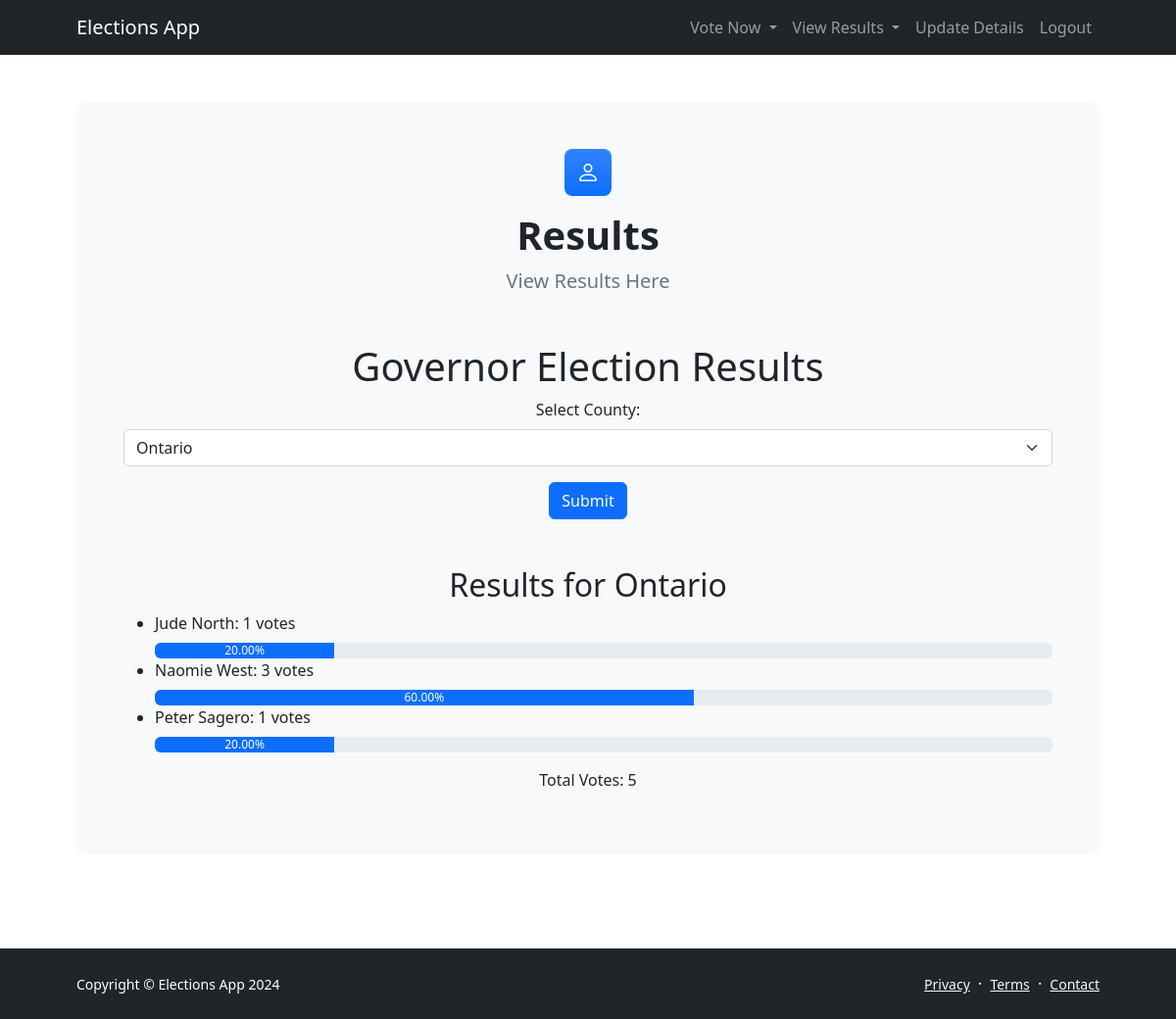
Before: /results/governor (signed in) with the older database file.
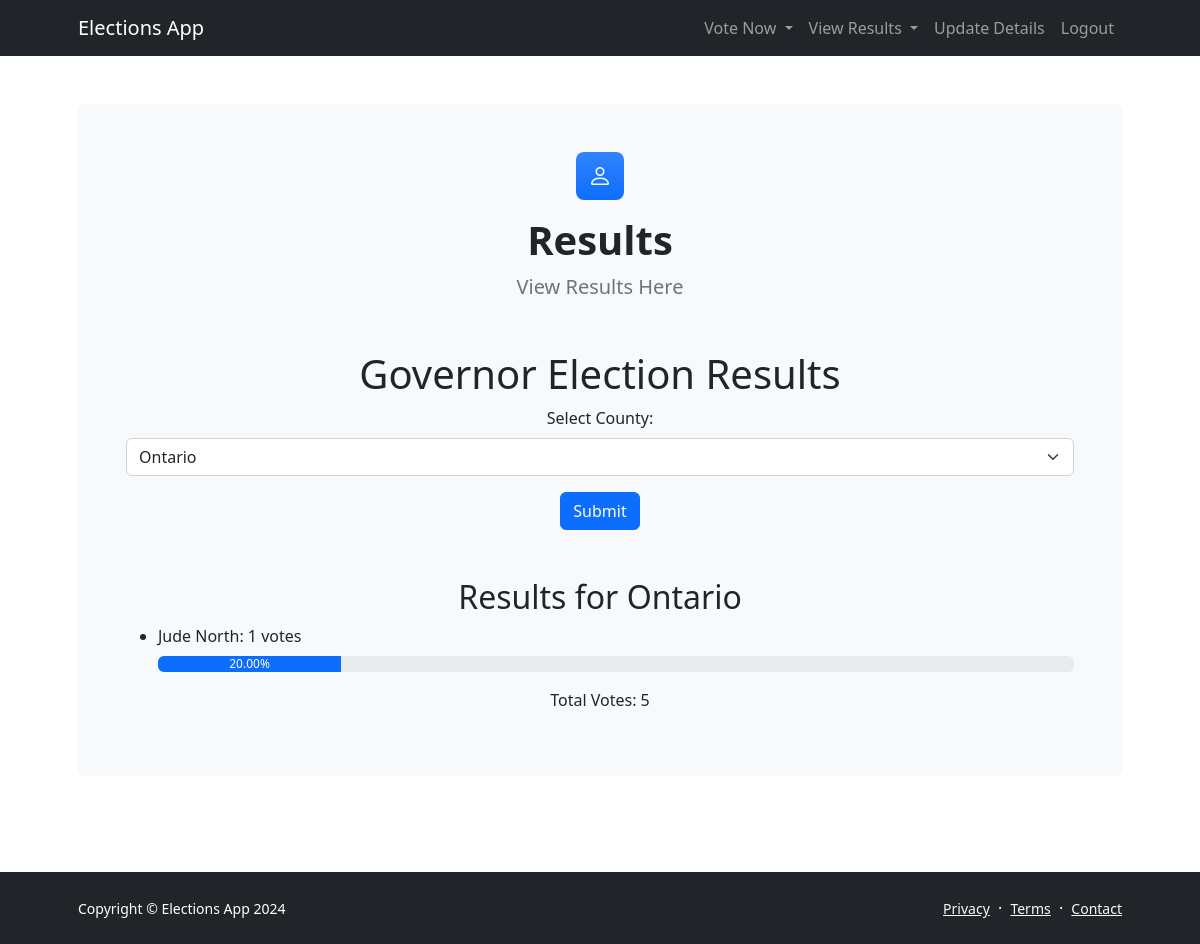
After: the same page with the newer database file.
### app/models.py (models this page shows)
class Voter(db.Model):
    id = db.Column(db.Integer, primary_key=True)
    national_id = db.Column(db.String(20), unique=True, nullable=False)
    county = db.Column(db.String(100), nullable=False)
    name = db.Column(db.String(100), nullable=False)
    phone_number = db.Column(db.String(20), nullable=True)
    email = db.Column(db.String(100), nullable=True)
    password_hash = db.Column(db.String(128))  # New field for storing hashed passwords
    votes_president = db.relationship('Vote_president', backref='voter', lazy=True)
    votes_governor = db.relationship('Vote_governor', backref='voter', lazy=True)

class Governor(db.Model):
    id = db.Column(db.Integer, primary_key=True)
    national_id = db.Column(db.String(20), unique=True, nullable=False)
    name = db.Column(db.String(100), nullable=False)
    party_name = db.Column(db.String(100), nullable=False)
    county = db.Column(db.String(50), nullable=False)
    party_color = Column(String(20), nullable=False)

### app/routes.py (the view)
@app.route('/results/governor', methods=['GET', 'POST'])
def governor_election_results():
    counties = db.session.query(Voter.county).distinct().all()  # Get distinct counties
    print(counties)
    if request.method == 'POST':
        selected_county = request.form.get('county')
        if selected_county:
            governor_results = db.session.query(Governor.name, func.count(Vote_governor.id)) \
                .join(Vote_governor, Governor.id == Vote_governor.governor_id) \
                .join(Voter, Voter.id == Vote_governor.voter_id) \
                .filter(Voter.county == selected_county) \
                .group_by(Governor.name).all()
            total_votes = db.session.query(func.count(Vote_governor.id)) \
                .join(Voter, Voter.id == Vote_governor.voter_id) \
                .filter(Voter.county == selected_county).scalar()
            return render_template('governor_results.html', governor_results=governor_results, total_votes=total_votes, selected_county=selected_county, counties=counties)
    else:
        if 'voter_logged_in' in session:
            national_id = session.get('national_id')
            try:
                voter = Voter.query.filter_by(national_id=national_id).one()
                selected_county = voter.county
            except NoResultFound:
                flash('No voter found with the provided national ID.', 'error')
                return redirect(url_for('home'))
        else:
            flash('You need to be logged in to view results.', 'error')
            return redirect(url_for('voter_login'))
        governor_results = db.session.query(Governor.name, func.count(Vote_governor.id)) \
            .join(Vote_governor, Governor.id == Vote_governor.governor_id) \
            .join(Voter, Voter.id == Vote_governor.voter_id) \
            .filter(Voter.county == selected_county) \
            .group_by(Governor.name).all()
        total_votes = db.session.query(func.count(Vote_governor.id)) \
            .join(Voter, Voter.id == Vote_governor.voter_id) \
            .filter(Voter.county == selected_county).scalar()
        return render_template('governor_results.html', governor_results=governor_results, total_votes=total_votes, selected_county=selected_county, counties=counties)

### app/templates/governor_results.html (shortened to what this page needs)
<!DOCTYPE html>
<html lang="en">
<head>
    <link href="https://cdn.jsdelivr.net/npm/bootstrap@5.2.3/dist/css/bootstrap.min.css" rel="stylesheet">
    <link href="https://cdn.jsdelivr.net/npm/bootstrap-icons@1.5.0/font/bootstrap-icons.css" rel="stylesheet">
    <link href="{{ url_for('static', filename='css/styles.css') }}" rel="stylesheet" />
</head>
<body class="d-flex flex-column">
    <main class="flex-shrink-0">
        <nav class="navbar navbar-expand-lg navbar-dark bg-dark">
            <div class="container px-5">
                <a class="navbar-brand" href="{{ url_for('home') }}">Elections App</a>
                <div class="collapse navbar-collapse" id="navbarSupportedContent">
                    <ul class="navbar-nav ms-auto mb-2 mb-lg-0">
                        <li class="nav-item dropdown">
                            <a class="nav-link dropdown-toggle" href="#" id="navbarDropdown" role="button" data-bs-toggle="dropdown" aria-expanded="false">
                                Vote Now
                            </a>
                        </li>
                        <li class="nav-item dropdown">
                            <a class="nav-link dropdown-toggle" href="#" id="navbarDropdown" role="button" data-bs-toggle="dropdown" aria-expanded="false">
                                View Results
                            </a>
                        </li>
                        <li class="nav-item"><a class="nav-link" href="{{ url_for('update_voter', national_id='ENTER_NATIONAL_ID_HERE') }}">Update Details</a></li>
                        <li class="nav-item"><a class="nav-link" href="/voter/logout">Logout</a></li>
                    </ul>
                </div>
            </div>
        </nav>
        <section class="py-5 d-flex justify-content-center align-items-center">
            <div class="container px-5">
                <div class="bg-light rounded-3 py-5 px-4 px-md-5 mb-5">
                    <div class="text-center mb-5">
                        <div class="feature bg-primary bg-gradient text-white rounded-3 mb-3"><i class="bi bi-person"></i></div>
                        <h1 class="fw-bolder">Results</h1>
                        <p class="lead fw-normal text-muted mb-0">View Results Here</p>
                    </div>
                    <h1 class="text-center">Governor Election Results</h1>
                    <form method="post" action="{{ url_for('governor_election_results') }}" class="text-center">
                        <label for="county" class="form-label">Select County:</label>
                        <select class="form-select" id="county" name="county">
                            {% for county in counties %}
                                <option value="{{ county[0] }}" {% if county[0] == selected_county %}selected{% endif %}>{{ county[0] }}</option>
                            {% endfor %}
                        </select>
                        <button type="submit" class="btn btn-primary mt-3">Submit</button>
                    </form>
                    <h2 class="mt-5 text-center">Results for {{ selected_county }}</h2>
                    <div>
                        <ul>
                            {% for result in governor_results %}
                                <li>{{ result[0] }}: {{ result[1] }} votes</li>
                                <div class="progress mt-2">
                                    <div class="progress-bar" role="progressbar" style="width: {{ (result[1]/total_votes)*100 }}%" aria-valuenow="{{ (result[1]/total_votes)*100 }}" aria-valuemin="0" aria-valuemax="100">
                                        {{ '%.2f' % ((result[1]/total_votes)*100) }}%
                                    </div>
                                </div>
                            {% endfor %}
                        </ul>
                        <p class="text-center mt-3">Total Votes: {{ total_votes }}</p>
                    </div>
                </div>
            </div>
        </section>
    </main>
    <footer class="bg-dark py-4 mt-auto">
        <div class="container px-5">
            <div class="row align-items-center justify-content-between flex-column flex-sm-row">
                <div class="col-auto"><div class="small m-0 text-white">Copyright &copy; Elections App 2024</div></div>
                <div class="col-auto">
                    <a class="link-light small" href="#!">Privacy</a>
                    <span class="text-white mx-1">&middot;</span>
                    <a class="link-light small" href="#!">Terms</a>
                    <span class="text-white mx-1">&middot;</span>
                    <a class="link-light small" href="#!">Contact</a>
                </div>
            </div>
        </div>
    </footer>
</body>
</html>

Changed rows visible on the page:
removed Governor: name "Naomie West", result "3", {{ (result[1]/total_votes)*100 }} 60.0 (drawn), value "60.00"
removed Governor: name "Peter Sagero", id "1", {{ (result[1]/total_votes)*100 }} 20.0 (drawn), value "20.00"
